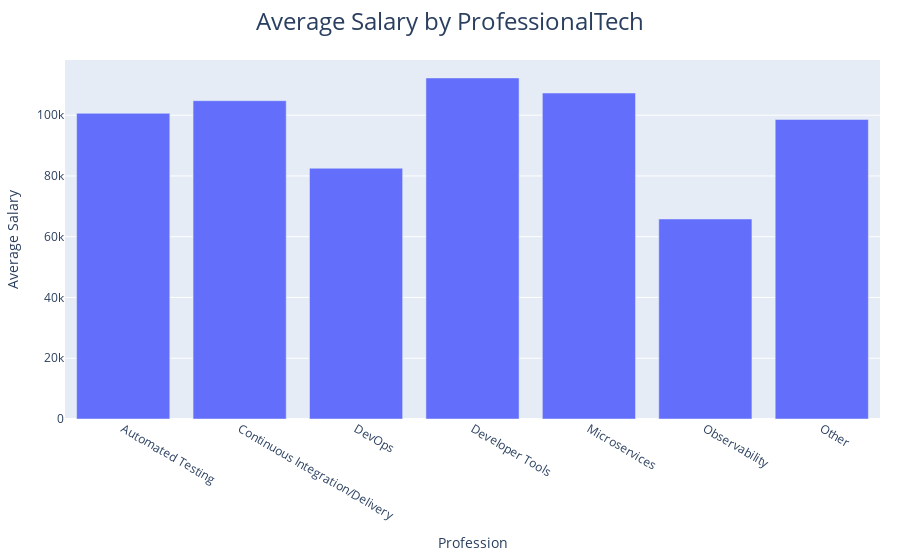

Notebook cell for this chart:
### Code cell
avg_salary = df2023.groupby('ProfessionalTech')['SalaryUSD'].mean().reset_index()
fig_bar = px.bar(avg_salary, x='ProfessionalTech', y='SalaryUSD', 
                  title="Average Salary by ProfessionalTech",
                  labels={'SalaryUSD': 'Average Salary', 'ProfessionalTech': 'Profession'})
fig_bar.update_layout(title_x=0.5, title_font=dict(size=24), margin=dict(t=60, b=20, l=20, r=20))

### Figure 1 — Plotly figure (JSON) as saved in the notebook; plotly's stock layout.template omitted (floating-point values rounded to 4 significant figures)
{"data": [{"alignmentgroup": "True", "hovertemplate": "Profession=%{x}<br>Average Salary=%{y}<extra></extra>", "legendgroup": "", "marker": {"color": "#636efa", "pattern": {"shape": ""}}, "name": "", "offsetgroup": "", "orientation": "v", "showlegend": false, "textposition": "auto", "type": "bar", "x": ["Automated Testing", "Continuous Integration/Delivery", "DevOps", "Developer Tools", "Microservices", "Observability", "Other"], "xaxis": "x", "y": [100600.0, 104800.0, 82540.0, 112300.0, 107300.0, 65830.0, 98580.0], "yaxis": "y"}], "layout": {"barmode": "relative", "legend": {"tracegroupgap": 0}, "margin": {"b": 20, "l": 20, "r": 20, "t": 60}, "title": {"font": {"size": 24}, "text": "Average Salary by ProfessionalTech", "x": 0.5}, "xaxis": {"anchor": "y", "domain": [0, 1], "title": {"text": "Profession"}}, "yaxis": {"anchor": "x", "domain": [0, 1], "title": {"text": "Average Salary"}}}}
